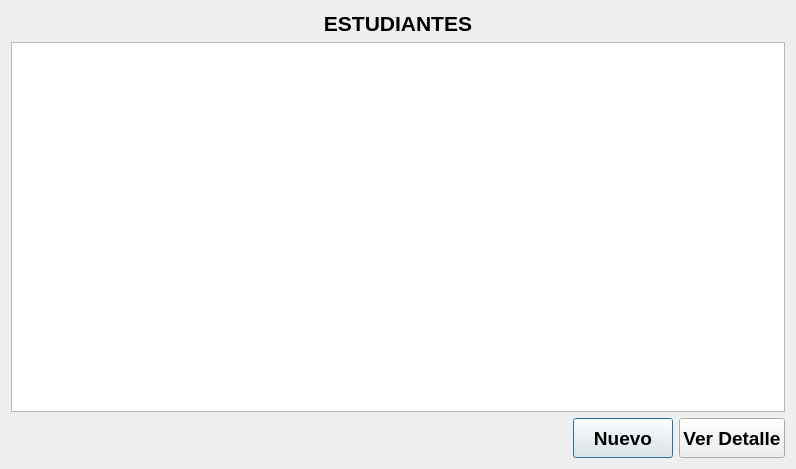
<?xml version="1.0" encoding="UTF-8"?>
<ui version="4.0">
 <class>students</class>
 <widget class="QDialog" name="students">
  <property name="geometry">
   <rect>
    <x>0</x>
    <y>0</y>
    <width>796</width>
    <height>469</height>
   </rect>
  </property>
  <property name="windowTitle">
   <string>Dialog</string>
  </property>
  <property name="toolTip">
   <string>Students</string>
  </property>
  <layout class="QVBoxLayout" name="verticalLayout">
   <item>
    <widget class="QLabel" name="txt_title">
     <property name="font">
      <font>
       <pointsize>16</pointsize>
       <bold>true</bold>
      </font>
     </property>
     <property name="toolTip">
      <string>student</string>
     </property>
     <property name="text">
      <string>ESTUDIANTES</string>
     </property>
     <property name="alignment">
      <set>Qt::AlignmentFlag::AlignCenter</set>
     </property>
    </widget>
   </item>
   <item>
    <widget class="QTableView" name="table_student">
     <property name="sizePolicy">
      <sizepolicy hsizetype="Minimum" vsizetype="Expanding">
       <horstretch>0</horstretch>
       <verstretch>0</verstretch>
      </sizepolicy>
     </property>
     <property name="font">
      <font>
       <pointsize>14</pointsize>
      </font>
     </property>
     <property name="toolTip">
      <string>Listado de estudiantes</string>
     </property>
    </widget>
   </item>
   <item>
    <layout class="QHBoxLayout" name="horizontalLayout">
     <item>
      <spacer name="horizontalSpacer">
       <property name="orientation">
        <enum>Qt::Orientation::Horizontal</enum>
       </property>
       <property name="sizeHint" stdset="0">
        <size>
         <width>40</width>
         <height>20</height>
        </size>
       </property>
      </spacer>
     </item>
     <item>
      <widget class="QPushButton" name="btn_new">
       <property name="sizePolicy">
        <sizepolicy hsizetype="Minimum" vsizetype="Minimum">
         <horstretch>0</horstretch>
         <verstretch>0</verstretch>
        </sizepolicy>
       </property>
       <property name="minimumSize">
        <size>
         <width>100</width>
         <height>40</height>
        </size>
       </property>
       <property name="font">
        <font>
         <pointsize>14</pointsize>
         <bold>true</bold>
        </font>
       </property>
       <property name="toolTip">
        <string>Crear nuevo cliente</string>
       </property>
       <property name="text">
        <string>Nuevo</string>
       </property>
      </widget>
     </item>
     <item>
      <widget class="QPushButton" name="btn_modify">
       <property name="sizePolicy">
        <sizepolicy hsizetype="Minimum" vsizetype="Minimum">
         <horstretch>0</horstretch>
         <verstretch>0</verstretch>
        </sizepolicy>
       </property>
       <property name="minimumSize">
        <size>
         <width>100</width>
         <height>40</height>
        </size>
       </property>
       <property name="font">
        <font>
         <pointsize>14</pointsize>
         <bold>true</bold>
        </font>
       </property>
       <property name="toolTip">
        <string>Modificar cliente seleccionado</string>
       </property>
       <property name="text">
        <string>Ver Detalle</string>
       </property>
      </widget>
     </item>
    </layout>
   </item>
  </layout>
 </widget>
 <resources/>
 <connections/>
</ui>
